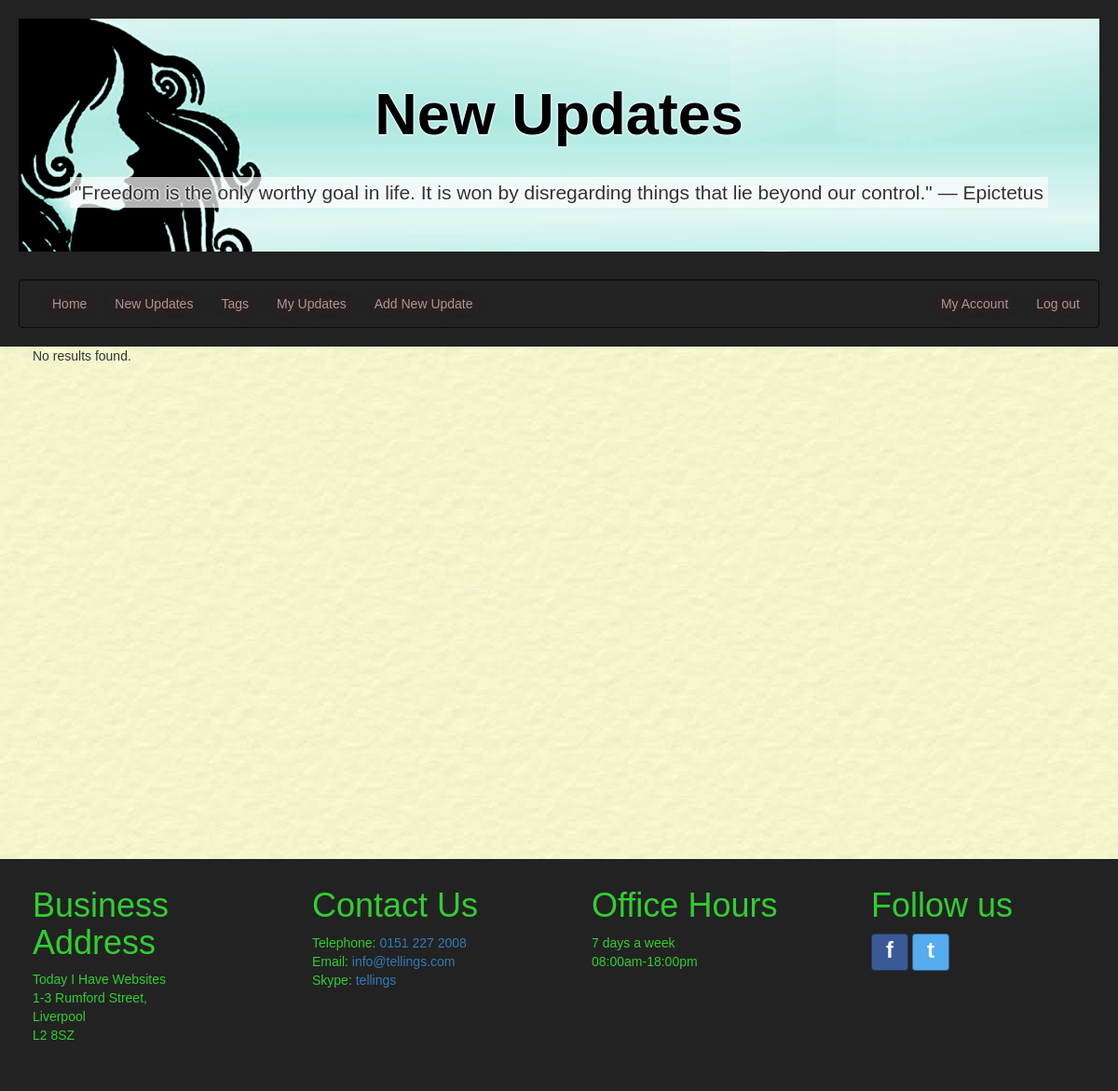
The page /newupdates/ (signed in) on the database as committed earlier.
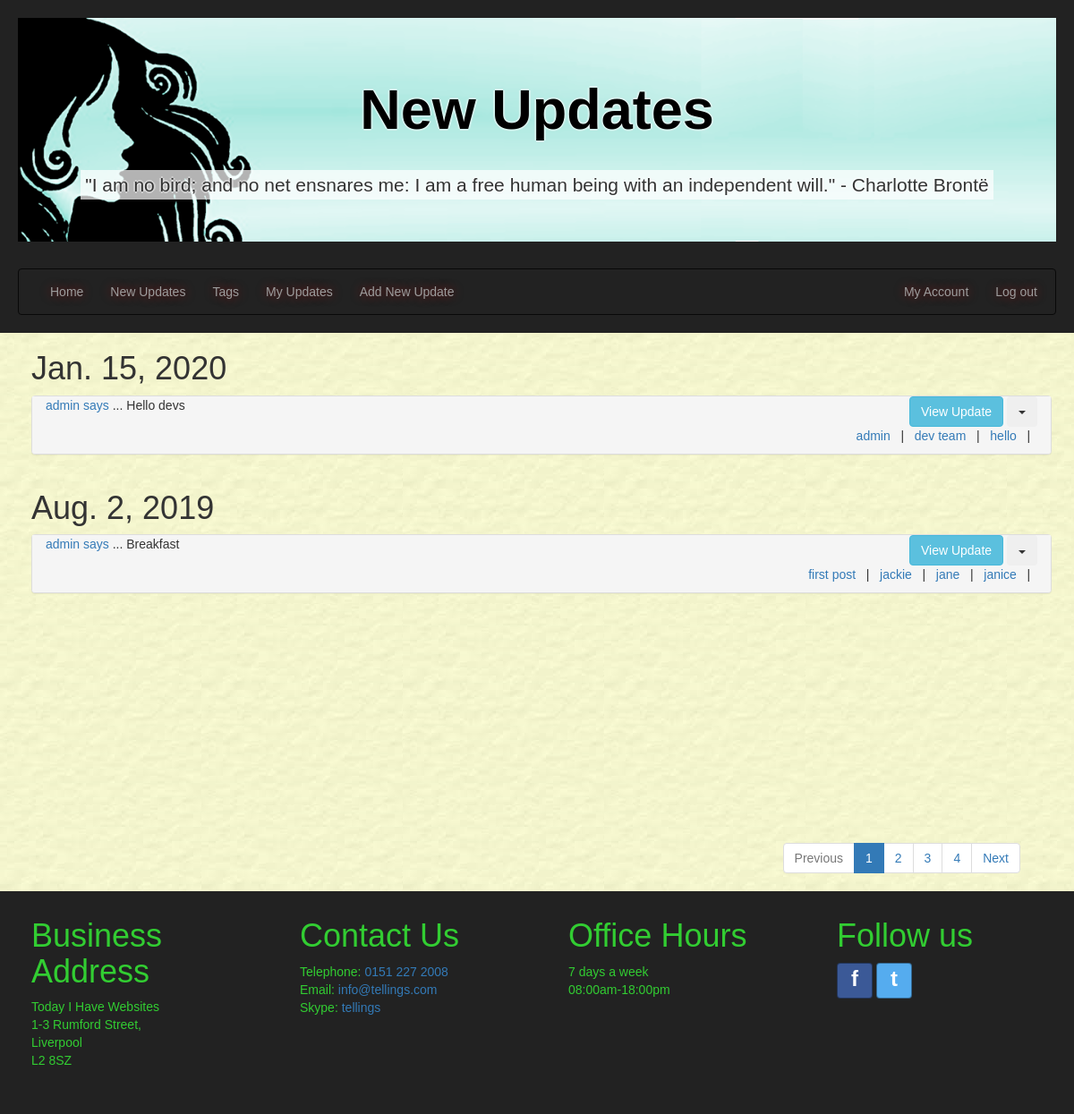
The same page on the database as committed later.
### tellings/models.py (models this page shows, shortened)
class UserPost(models.Model):
    postID = models.AutoField(primary_key=True, db_column='postID')
    user = models.ForeignKey(settings.AUTH_USER_MODEL, on_delete=models.CASCADE,
                             db_column='user')
    dateOfPost = models.DateField()
    postTitle = models.CharField(max_length=35, unique=True)
    postText = models.CharField(max_length=255)
    @property
    def post_tags(self):
        tagmaps = Tagmap.objects.filter(postID=self.postID)
        tagList = sorted([tag.tagID.tagName for tag in tagmaps])
        return tagList
    class Meta:
        verbose_name = "UserPost"
        verbose_name_plural = "UserPosts"

class Tag(models.Model):
    tagID = models.AutoField(primary_key=True, db_column='tagID')
    tagName = models.CharField(max_length=15)
    class Meta:
        ordering = ['tagName']
        verbose_name = "Tag"
        verbose_name_plural = "Tags"

### tellings/views.py (the view)
# urls.py: path('newupdates/', NewUpdatesListView.as_view(), name='newupdates'),
class NewUpdatesListView(LoginRequiredMixin, generic.ListView):
    model = UserPost
    template_name = "tellings/newupdates_list.html"
    paginate_by = 2
    http_method_names = ['get', 'post']
    def get_queryset(self):
        tagName_val = False
        username_val = False
        if self.request.method == 'GET':
            if 'tagName' in self.request.GET:
                tagName_val = self.request.GET.get('tagName', False)
            if 'userName' in self.request.GET:
                username_val = self.request.GET.get('userName', False)
                user_id = User.objects.get(username=username_val).id
        if tagName_val:  # get posts for current user filtered by tagname
            tagID = Tag.objects.get(tagName=tagName_val).tagID
            tagmaps = Tagmap.objects.filter(tagID=tagID)
            postList = [tm.postID.postID for tm in tagmaps]
            if username_val:
                new_context = UserPost.objects.filter(postID__in=postList).filter(user=user_id).order_by('-dateOfPost')
            else:
                new_context = UserPost.objects.filter(postID__in=postList).order_by('-dateOfPost')
        elif username_val:
            new_context = UserPost.objects.filter(user=user_id).order_by('-dateOfPost')
        else:            # get all posts
            new_context = UserPost.objects.all().order_by('-dateOfPost')
        return new_context
    def get_context_data(self, **kwargs):
        context = super(NewUpdatesListView, self).get_context_data(**kwargs)
        current_username = self.request.user.username
        quote = get_random_quote()
        if self.request.method == 'GET':
            if 'tagName' in self.request.GET:
                context['tagName'] = self.request.GET.get('tagName', '')
            if 'userName' in self.request.GET:
                context['userName'] = self.request.GET.get('userName', '')
        context['current_username'] = current_username
        context['quote'] = quote
        return context

### tellings/templatetags/my_tags.py (called while the page is built)
@register.simple_tag(takes_context=True)
def param_replace(context, **kwargs):
    d = context['request'].GET.copy()
    for k, v in kwargs.items():
        d[k] = v
    for k in [k for k, v in d.items() if not v]:
        del d[k]
    return d.urlencode()

### tellings/views.py (called while the page is built)
def get_random_quote():
    secure_random = random.SystemRandom()
    random_quote = secure_random.choice(random_quotes)
    return _(random_quote)

### tellings/templates/tellings/newupdates_list.html (shortened to what this page needs)
{% extends 'tellings/base.html' %}
{% block headertitle1 %}New Updates{% endblock headertitle1 %}
{% block content %}
  <div class="container-fluid main-content">
    <div class="container allUserUpdates" id="userUpdates">
        {% if userpost_list %}
        {% regroup userpost_list by dateOfPost as ordered_post_list %}
        {% for mypost in ordered_post_list %}
        <div class="row">
          <h1>{{ mypost.grouper }}</h1>
          <div class="panel-group">
            {% for item in mypost.list %}
              <div class="panel panel-default" id="panel_post_{{ item.postID }}">
                <div>
                  <div class="col-sm-8 panel-postTitle">
                    <p><a href="{% url 'tellings:newupdates' %}?userName={{ item.user }}" name="{{ item.user }}">
                       {{ item.user }} says</a> ... {{ item.postTitle }}</p>
                  </div>
                  <div class="col-sm-4 align-panel-text-right">
                    <button class="btn btn-info collapse_btn" data-toggle="collapse" data-target="#collapse{{ item.postID }}">View Update</button>
                    {% if current_username %}
                      {% if item.user.username == current_username %}
                        <div class="btn-group">
                            <button type="button" class="btn dropdown-toggle" data-toggle="dropdown" aria-haspopup="true" aria-expanded="false">
                              <span class = "caret"></span>
                            </button>
                        </div>
                      {% endif %}
                    {% endif %}
                  </div>
                </div>
                <div class="panel-footer align-panel-text-right">
                  {% for tag in item.post_tags %}
                    <a href="{% url 'tellings:newupdates' %}?tagName={{ tag }}" name="{{ tag }}">{{ tag }}</a>
                    &nbsp;&nbsp;|&nbsp;&nbsp;
                  {% endfor %}
                </div>
              </div>
            {% endfor %}
          </div>
        </div>
        {% endfor %}
        {% else %}
          <p>No results found.</p>
        </div>
        {% endif %}
    </div>
  </div>
{% endblock %}

### tellings/templates/tellings/base.html (shortened to what this page needs)
<!DOCTYPE html>
<html lang="en">
<head>
{% load static %}
  <link rel="stylesheet" href="{% static 'tellings/css/bootstrap.min.css' %}">
  <link rel="stylesheet" href="{% static 'tellings/css/bootstrap-tagsinput.css' %}">
  <link rel="stylesheet" href="{% static 'tellings/css/style.css' %}">
</head>
<body>
    <header class="header">
      <div id="title" class="jumbotron jumbotron-fluid">
        <h1>{% block headertitle1 %}Default title 1{% endblock headertitle1 %}</h1>
        {% if quote %}
            <span>{{quote}}</span>
        {% else %}
            <p>Just say it. It needs to be said sometime.</p>
        {% endif %}
      </div>
      <nav class="navbar navbar-inverse">
        <div class="container-fluid">
            {% include "tellings/includes/navbar.html" %}
        </div>
      </nav>
    </header>
    {% block content %}{% endblock %}
    {% block pagination %}
      {% if is_paginated %}
      {% load my_tags %}
      <div id="paginationDiv">
        <ul class="pagination pull-right">
          {% if page_obj.has_previous %}
            <li><a href="?{% param_replace page=page_obj.previous_page_number %}">Previous</a></li>
          {% else %}
            <li class="disabled"><span>Previous</span></li>
          {% endif %}
          {% for i in paginator.page_range %}
            {% if forloop.counter < 5 %}
              {% if page_obj.number == i %}
                <li class="active"><span>{{ i }} <span class="sr-only">(current)</span></span></li>
              {% else %}
                <li><a href="?{% param_replace page=i %}">{{ i }}</a></li>
              {% endif %}
            {% endif %}
          {% endfor %}
          {% if page_obj.has_next %}
            <li><a href="?{% param_replace page=page_obj.next_page_number %}">Next</a></li>
          {% else %}
            <li class="disabled"><span>Next</span></li>
          {% endif %}
        </ul>
      </div>
      {% endif %}
    {% endblock %}
    <footer class="footer footerDivs">
      {% include "tellings/includes/footerContents.html" %}
    </footer>
</body>
</html>

### tellings/templates/tellings/includes/navbar.html (shortened to what this page needs)
<ul class="nav navbar-nav">
    <li class="nav-item">
        <a class="nav-link" href="{% url 'tellings:index' %}">Home</a>
    </li>
    {% if user.is_authenticated %}
    <li class="nav-item">
        <a class="nav-link" href="{% url 'tellings:newupdates' %}">New Updates</a>
    </li>
    <li class="nav-item">
        <a class="nav-link" href="{% url 'tellings:tags' %}">Tags</a>
    </li>
    <li class="nav-item">
        <a class="nav-link" href="{% url 'tellings:myupdates' %}">My Updates</a>
    </li>
    <li class="nav-item">
        <a class="nav-link" id="addUpdateBtn" href="javascript:void(0);">Add New Update</a>
    </li>
    {% endif %}
</ul>
<ul class="nav navbar-nav navbar-right">
{% if user.is_authenticated %}
      <li class="dropdown">
        <a class="dropdown-toggle" data-toggle="dropdown" href="#">My Account</a>
      </li>
    <li class="nav-item">
        <a href="{% url 'logout' %}" onclick="return $.confirm_logout();">Log out</a>
    </li>
{% endif %}
</ul>

### tellings/templates/tellings/includes/footerContents.html (shortened to what this page needs)
  <div class="col-sm-3 footerDivs">
    <h1>Business Address</h1>
    <p>Today I Have Websites<br />1-3 Rumford Street,<br /> Liverpool <br />L2 8SZ</p>
  </div>
  <div class="col-sm-3 footerDivs">
    <h1>Contact Us</h1>
    <p>Telephone: <a href="tel:01512272008">0151 227 2008</a><br />
       Email: <a href="mailto:info@tellings.com?Subject=Website%20contact" target="_top">info@tellings.com</a><br />
       Skype: <a href="skype:tellings?call">tellings</a>
	</p>
  </div>
  <div class="col-sm-3 footerDivs">
    <h1>Office Hours</h1>
    <p>7 days a week<br />08:00am-18:00pm</p>
  </div>
  <div class="col-sm-3 footerDivs">
    <h1>Follow us</h1>
    <p>
    <a class="btn btn-icon btn-facebook" href="https://www.facebook.com/westernapproachesHQ/">f</a>
    <a class="btn btn-icon btn-twitter" href="https://twitter.com/WestApproaches">t</a>
    </p>
  </div>

### tellings/static/tellings/css/style.css (style rules this page uses)
* { font-family: Arial, Helvetica, sans-serif; margin: 0; padding: 0; color: #333; }
body { background-image: url('../imgs/bgimage.jpg'); }
.header { position: relative; color:#000; text-shadow: -2px 0 rgba(255, 255, 255, 0.4), 0 2px rgba(255, 255, 255, 0.4), 2px 0 rgba(255, 255, 255, 0.4), 0 -2px rgba(255, 255, 255, 0.4); background-color:#222222; padding: 20px; text-align: center; }
.jumbotron { background-image: url('../imgs/todayIHave.png'); width: 100%; height: 100%; background-size: cover; }
.jumbotron h1 { padding: 10% 0% 3% 0%; }
.jumbotron span { font-size: 1.5em; padding: 5px; background-color: rgba(255,255,255,0.7); }
#title h1 { font-family: Arial, Helvetica, sans-serif; font-weight: bold; margin: 0px; padding-top: 20px; }
.navbar { margin: 0px; margin-bottom: 0px; text-shadow: 0px 0px 11px rgba(232,0,0,0.5); }
.container-fluid { margin: 0px; padding-left: 20px; padding-right: 20px; }
.main-content { min-height: 550px; }
.row { margin:0px; }
.align-panel-text-right { text-align: right; }
.footer { margin: 0px; overflow-y: auto; position: relative; clear: both; margin: 0px; }
.footer h1 { padding-top: 10px; padding-left: 20px; }
.footer p { color: #32CD32; padding-left:20px; }
.footerDivs { color:#32CD32; padding-bottom: 20px; background-color:#222222; margin:0; }
#paginationDiv { padding-right: 60px; }
.btn-icon { position:relative; padding:0px; color:#FFF; padding:0px; height:40px; width:40px; font-size:24px; font-weight: bold; }
.btn-facebook { background-color:#3B5997; border-color:rgba(0,0,0,0.4); }
.btn-twitter { background-color:#55ACEF; border-color:rgba(0,0,0,0.4); }

Rows that differ between the two databases and show on the page:
added UserPost: grouper "Jan. 15, 2020", user "admin", postTitle "Hello devs"
added Tag: post_tags "admin"
added Tag: post_tags "dev team"
added Tag: post_tags "hello"
added UserPost: grouper "Aug. 2, 2019", user "admin", postTitle "Breakfast"
added Tag: post_tags "first post"
added Tag: post_tags "jackie"
added Tag: post_tags "jane"
added Tag: post_tags "janice"
Other text that changed with them:
{{ quote }}: "\"Freedom is the only worthy goal in life. It is won by disregarding things that lie beyond our control.\" ― Epictetus" → "\"I am no bird; and no net ensnares me: I am a free human being with an independent will.\" - Charlotte Brontë"
text no longer shown: "No results found."
text now shown: "Previous Next"
new list line: "1"
new list line: "2"
new list line: "3"
new list line: "4"
